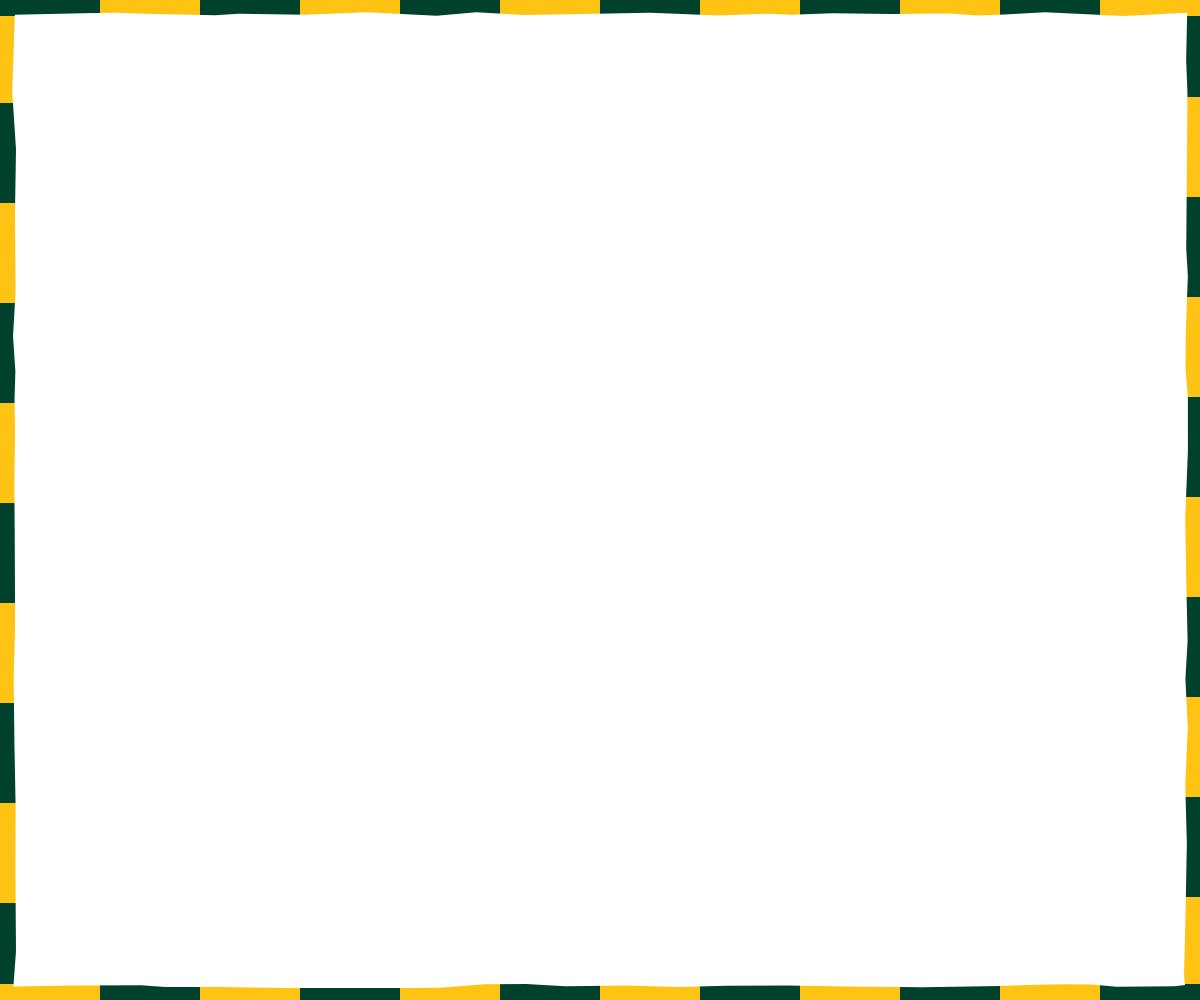
Frame 1 (no input)
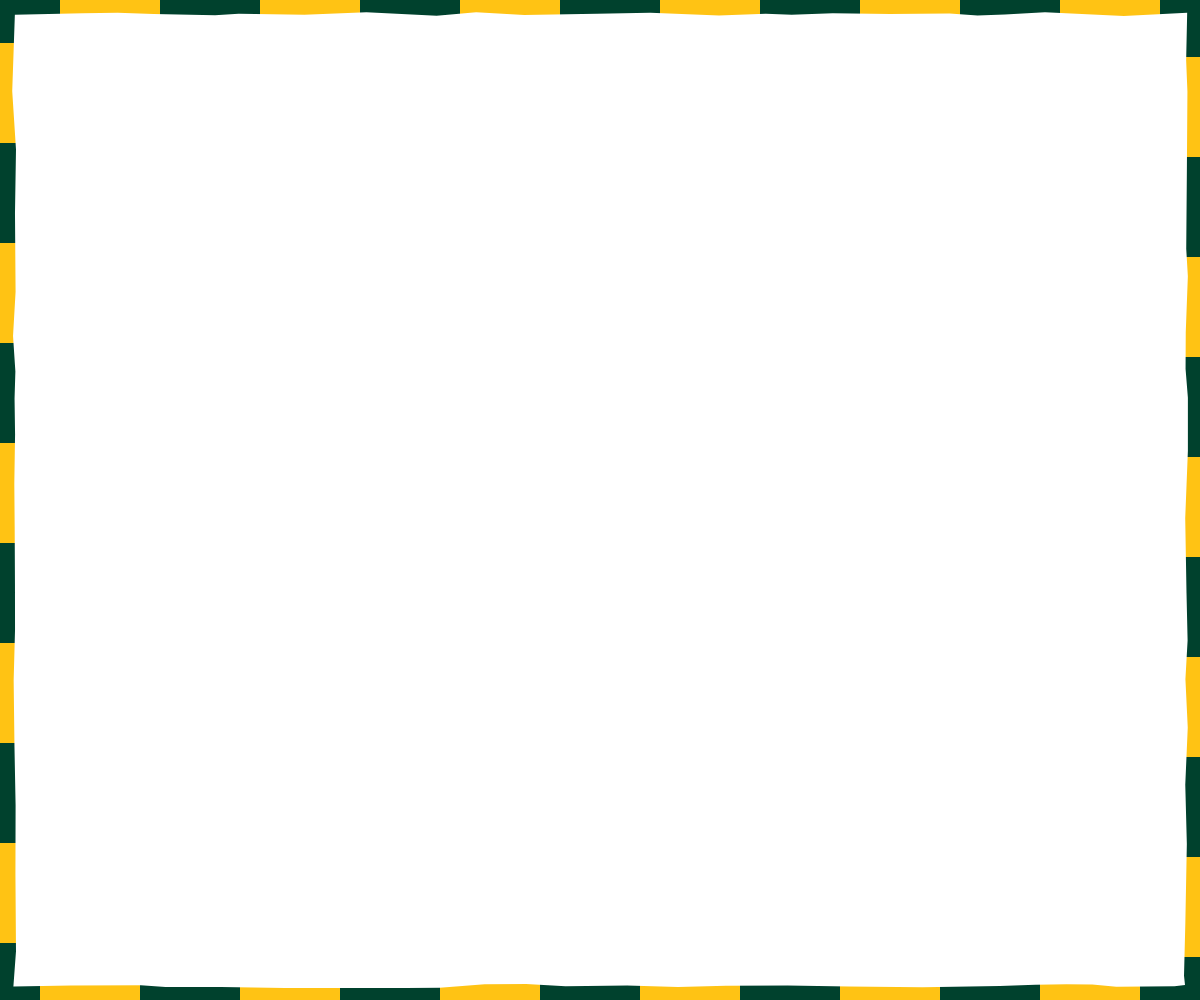
Frame 60 (no input)
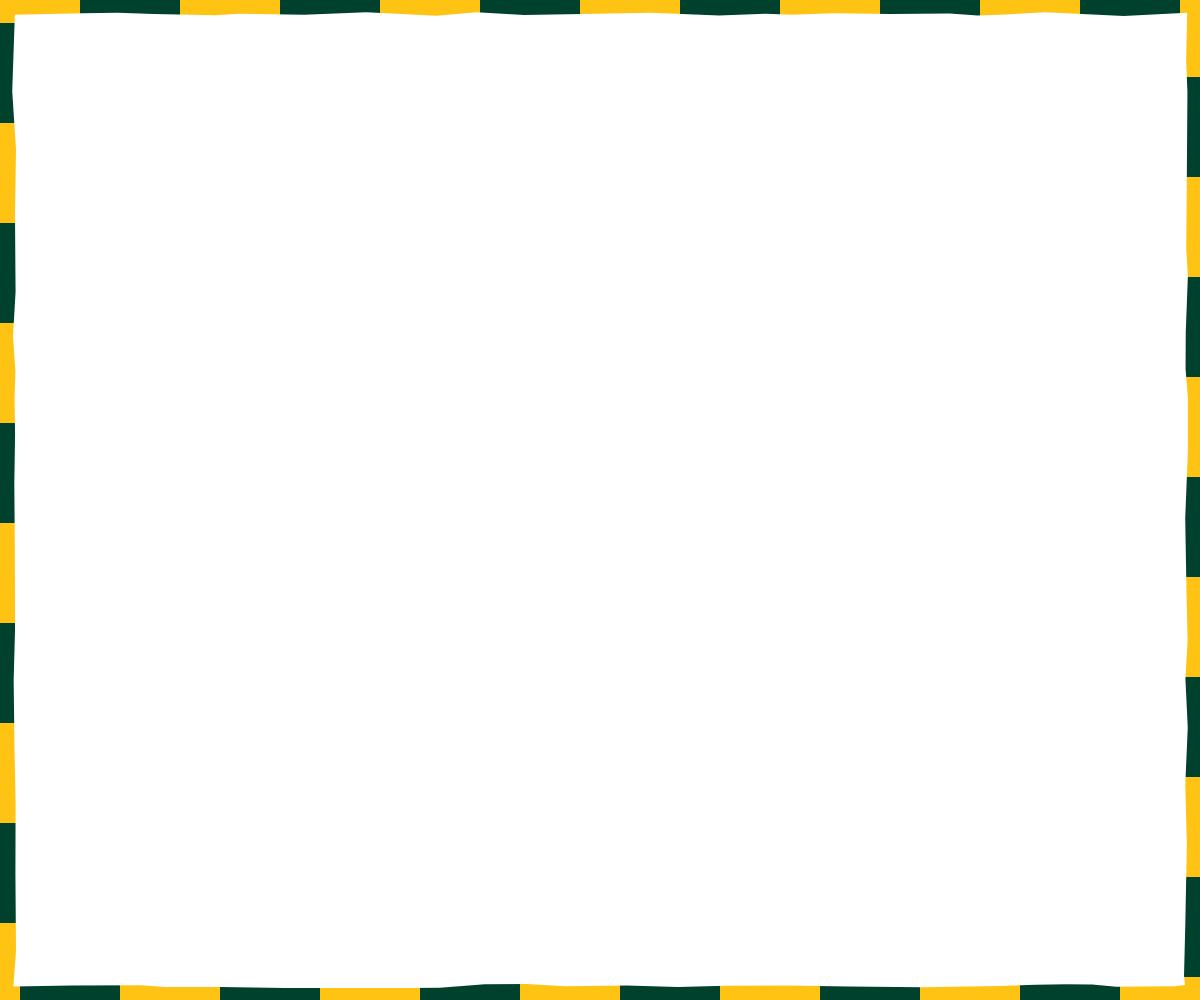
Frame 120 (the mouse pressed at the canvas centre since frame 60)

The p5.js sketch that drew these frames (run headless with seeded random() and noise() and a simulated clock; from frame 60 on, the mouse is pressed at the canvas centre):

// p5.js sketch
// ── sketch.js
const aapPath = document.querySelector(".brand__logo-aap path");
if (aapPath) {
  const basePath = aapPath.getAttribute("d") || "";
  const leftEyeStart = { x: 26.6906, y: 26.8904 };
  const rightEyeStart = { x: 51.3687, y: 20.9243 };
  const tolerance = 1;
  let pointerX = window.innerWidth / 2;
  let pointerY = window.innerHeight / 2;
  let targetX = pointerX;
  let targetY = pointerY;
  let framePending = false;
  const ease = 0.8;

  const clamp = (value, min, max) => Math.min(max, Math.max(min, value));
  const formatNumber = (value) => {
    const rounded = Math.round(value * 10000) / 10000;
    return rounded.toString();
  };
  const isEyeStart = (x, y) =>
    (Math.abs(x - leftEyeStart.x) < tolerance &&
      Math.abs(y - leftEyeStart.y) < tolerance) ||
    (Math.abs(x - rightEyeStart.x) < tolerance &&
      Math.abs(y - rightEyeStart.y) < tolerance);

  const offsetEyes = (pathData, offsetX, offsetY) => {
    const tokens = pathData.match(/[a-zA-Z]|-?\d*\.?\d+/g);
    if (!tokens) {
      return pathData;
    }
    const output = [];
    let command = "";
    let inEye = false;

    for (let i = 0; i < tokens.length; ) {
      const token = tokens[i];
      if (/^[a-zA-Z]$/.test(token)) {
        command = token;
        output.push(command);
        i += 1;
        if (command === "Z" || command === "z") {
          inEye = false;
        }
        continue;
      }

      if (command === "M" || command === "L") {
        const x = parseFloat(token);
        const y = parseFloat(tokens[i + 1]);
        if (command === "M" && isEyeStart(x, y)) {
          inEye = true;
        }
        output.push(
          formatNumber(inEye ? x + offsetX : x),
          formatNumber(inEye ? y + offsetY : y)
        );
        i += 2;
        continue;
      }

      if (command === "H") {
        const x = parseFloat(token);
        output.push(formatNumber(inEye ? x + offsetX : x));
        i += 1;
        continue;
      }

      if (command === "V") {
        const y = parseFloat(token);
        output.push(formatNumber(inEye ? y + offsetY : y));
        i += 1;
        continue;
      }

      output.push(token);
      i += 1;
    }

    return output.join(" ");
  };

  const updateEyes = () => {
    if (!basePath) {
      return;
    }
    const rect = aapPath.getBoundingClientRect();
    if (!rect.width || !rect.height) {
      return;
    }
    const centerX = rect.left + rect.width / 2;
    const centerY = rect.top + rect.height / 2;
    const maxX = Math.max(centerX, window.innerWidth - centerX);
    const maxY = Math.max(centerY, window.innerHeight - centerY);
    const dx = clamp((pointerX - centerX) / maxX, -1, 1);
    const dy = clamp((pointerY - centerY) / maxY, -1, 1);
    const offsetX = dx * 2.2;
    const offsetY = dy * 1.6;

    aapPath.setAttribute("d", offsetEyes(basePath, offsetX, offsetY));
  };

  const requestUpdate = () => {
    if (framePending) {
      return;
    }
    framePending = true;
    requestAnimationFrame(() => {
      framePending = false;
      const deltaX = targetX - pointerX;
      const deltaY = targetY - pointerY;
      pointerX += deltaX * ease;
      pointerY += deltaY * ease;
      updateEyes();
      if (Math.abs(deltaX) > 0.1 || Math.abs(deltaY) > 0.1) {
        requestUpdate();
      }
    });
  };

  const updatePointer = (event) => {
    targetX = event.clientX;
    targetY = event.clientY;
    requestUpdate();
  };

  window.addEventListener("pointermove", updatePointer);
  window.addEventListener("pointerdown", updatePointer);
  window.addEventListener("resize", requestUpdate);
  requestUpdate();
}

// ── carousel.js
const images = [
  { src: "assets/beeld1.webp", position: "center 75%" },
  { src: "assets/beeld2.webp", position: "center 70%" },
  { src: "assets/beeld3.webp", position: "center center" },
  { src: "assets/beeld4.webp", position: "center center" },
  { src: "assets/beeld5.webp", position: "center center" }
];

const stage = document.getElementById("carousel-stage");

const preloadImages = (sources) => {
  sources.forEach(({ src }) => {
    const img = new Image();
    img.src = src;
  });
};

const createLayer = () => {
  const layer = document.createElement("div");
  layer.className = "carousel__layer";
  stage.appendChild(layer);
  return layer;
};

const getIndexForX = (x, width, total) => {
  const clamped = Math.min(Math.max(0, x), width - 1);
  return Math.min(total - 1, Math.floor(clamped / (width / total)));
};

if (stage) {
  preloadImages(images);

  const layers = [createLayer(), createLayer()];
  const total = images.length;
  let currentIndex = 0;
  let activeLayer = 0;

  const setIndex = (index) => {
    if (index === currentIndex) {
      return;
    }

    const nextLayer = activeLayer === 0 ? 1 : 0;
    const image = images[index];
    layers[nextLayer].style.backgroundImage = `url("${image.src}")`;
    layers[nextLayer].style.backgroundPosition =
      image.position || "center center";
    layers[nextLayer].classList.add("is-active");
    layers[activeLayer].classList.remove("is-active");
    activeLayer = nextLayer;
    currentIndex = index;
  };

  const updateFromEvent = (event) => {
    if (event.target && event.target.closest(".contact")) {
      return;
    }
    const rect = stage.getBoundingClientRect();
    const index = getIndexForX(event.clientX - rect.left, rect.width, total);
    setIndex(index);
  };

  layers[0].style.backgroundImage = `url("${images[0].src}")`;
  layers[0].style.backgroundPosition =
    images[0].position || "center center";
  layers[0].classList.add("is-active");

  stage.addEventListener("pointermove", updateFromEvent);
  stage.addEventListener("pointerdown", updateFromEvent);
}

// ── p5-border.js
let border = 10;
let stripeTarget = 200;
let stepMs = 500;
let stepFraction = 0.2;
let depthMin = 2;
let depthMax = 6;
let segmentMin = 20;
let segmentMax = 80;
let c1 = "#00412D";
let c2 = "#FFC314";
let leftShift = 3;
let rightShift = -3;

let stripe = stripeTarget;
let halfStripe = stripe / 2;
let band = border + depthMax;
let jagged = null;

const buildEdge = (length, startDepth, endDepth) => {
  const points = [];
  let pos = 0;
  points.push({ pos, depth: startDepth });
  while (pos < length) {
    pos += random(segmentMin, segmentMax);
    if (pos >= length) {
      pos = length;
    }
    const depth = pos === length ? endDepth : random(depthMin, depthMax);
    points.push({ pos, depth });
  }
  return points;
};

const generateJagged = () => {
  const corners = {
    tl: random(depthMin, depthMax),
    tr: random(depthMin, depthMax),
    br: random(depthMin, depthMax),
    bl: random(depthMin, depthMax)
  };

  const innerLeft = border;
  const innerTop = border;
  const innerRight = width - border;
  const innerBottom = height - border;

  const topStartX = innerLeft + corners.tl;
  const topEndX = innerRight - corners.tr;
  const topLen = Math.max(0, topEndX - topStartX);

  const rightStartY = innerTop + corners.tr;
  const rightEndY = innerBottom - corners.br;
  const rightLen = Math.max(0, rightEndY - rightStartY);

  const bottomStartX = innerLeft + corners.bl;
  const bottomEndX = innerRight - corners.br;
  const bottomLen = Math.max(0, bottomEndX - bottomStartX);

  const leftStartY = innerTop + corners.tl;
  const leftEndY = innerBottom - corners.bl;
  const leftLen = Math.max(0, leftEndY - leftStartY);

  const top = buildEdge(topLen, corners.tl, corners.tr).map(({ pos, depth }) => ({
    x: topStartX + pos,
    y: border + depth
  }));
  const right = buildEdge(rightLen, corners.tr, corners.br).map(({ pos, depth }) => ({
    x: width - border - depth,
    y: rightStartY + pos
  }));
  const bottom = buildEdge(bottomLen, corners.bl, corners.br).map(({ pos, depth }) => ({
    x: bottomStartX + pos,
    y: height - border - depth
  }));
  const left = buildEdge(leftLen, corners.tl, corners.bl).map(({ pos, depth }) => ({
    x: border + depth,
    y: leftStartY + pos
  }));

  bottom.reverse();
  left.reverse();

  return { top, right, bottom, left };
};

const updateStripe = () => {
  const perimeter = 2 * (width + height);
  const halfTarget = stripeTarget / 2;
  let halfCount = Math.round(perimeter / halfTarget);
  halfCount = Math.max(8, halfCount);
  if (halfCount % 2 !== 0) {
    halfCount += 1;
  }
  halfStripe = perimeter / halfCount;
  stripe = halfStripe * 2;
  band = border + depthMax;
};

const drawSegment = (side, start, length, color) => {
  fill(color);
  if (side === "top") {
    rect(start, 0, length, band);
    return;
  }
  if (side === "right") {
    rect(width - band, start + rightShift, band, length);
    return;
  }
  if (side === "bottom") {
    rect(width - start - length, height - band, length, band);
    return;
  }
  rect(0, height - start - length + leftShift, band, length);
};

const drawSide = (side, length, startDist, phase) => {
  let s = 0;
  const d0 = startDist - phase;
  let offset = d0 % stripe;
  if (offset < 0) {
    offset += stripe;
  }
  let useC1 = offset < halfStripe;
  let segLen = useC1 ? halfStripe - offset : stripe - offset;

  while (s < length) {
    const len = Math.min(segLen, length - s);
    drawSegment(side, s, len, useC1 ? c1 : c2);
    s += len;
    useC1 = !useC1;
    segLen = halfStripe;
  }
};

const drawStripes = (phase) => {
  const startTop = 0;
  const startRight = width;
  const startBottom = width + height;
  const startLeft = width + height + width;

  drawSide("right", height, startRight, phase);
  drawSide("left", height, startLeft, phase);
  drawSide("top", width, startTop, phase);
  drawSide("bottom", width, startBottom, phase);
};

const drawMask = () => {
  fill(255);
  beginShape();
  jagged.top.forEach((point) => vertex(point.x, point.y));
  jagged.right.forEach((point) => vertex(point.x, point.y));
  jagged.bottom.forEach((point) => vertex(point.x, point.y));
  jagged.left.forEach((point) => vertex(point.x, point.y));
  endShape(CLOSE);
};

const recalc = () => {
  updateStripe();
  jagged = generateJagged();
};

function setup() {
  const canvas = createCanvas(windowWidth, windowHeight);
  const parent = document.getElementById("p5-border");
  if (parent) {
    canvas.parent(parent);
  }
  noStroke();
  frameRate(30);
  recalc();
}

function draw() {
  clear();
  const stepIndex = Math.floor(millis() / stepMs);
  const phase = stepIndex * (stripe * stepFraction);
  drawStripes(phase);
  erase();
  drawMask();
  noErase();
}

function windowResized() {
  resizeCanvas(windowWidth, windowHeight);
  recalc();
}

// ── style.css
@font-face {
  font-family: "BeckerEgyptian";
  src: url("assets/BeckerGothics-Egyptian.ttf") format("truetype");
}

:root {
  --c1: #E0592A;
  --c2: #006432;
}

html,
body {
  width: 100%;
  height: 100%;
  margin: 0;
}

body {
  background: #000;
  overflow: hidden;
  font-family: "BeckerEgyptian", "Times New Roman", serif;
}

.carousel {
  position: relative;
  width: 100vw;
  height: 100vh;
  pointer-events: auto;
}

.carousel__overlay {
  position: absolute;
  inset: 0;
  display: flex;
  flex-direction: column;
  align-items: center;
  justify-content: center;
  gap: clamp(12px, 2.4vh, 24px);
  transform: translateY(0vh);
  z-index: 2;
  pointer-events: none;
}

.carousel__layer {
  position: absolute;
  inset: 0;
  background-size: cover;
  background-position: center;
  pointer-events: none;
  opacity: 0;
  transition: opacity 120ms ease-out;
}

.carousel__layer.is-active {
  opacity: 0.8;
}

.brand {
  display: flex;
  flex-direction: column;
  align-items: center;
  gap: clamp(10vh, 3vh, 32px);
  --logo-width: min(46vw, 66vh);
  --aap-size: 11%;
  --aap-left: 54.5%;
  --aap-top: 63%;
  width: var(--logo-width);
}

.brand__slogan {
  width: 60%;
  max-width: 100%;
  height: auto;
  display: block;
  position: relative;
  top: 10px;
  color: #FAB432;
}

.brand__logo {
  position: relative;
  width: 100%;
}

.brand__logo-base {
  width: 100%;
  height: auto;
  display: block;
}

.brand__logo-aap {
  position: absolute;
  width: var(--aap-size);
  height: auto;
  left: var(--aap-left);
  top: var(--aap-top);
  transform: translate(-50%, -50%);
}

.contact {
  display: flex;
  align-items: center;
  justify-content: center;
  gap: 12px;
  width: 80%;
  max-width: 80vw;
  margin-top: clamp(40px, 3vh, 36px);
  font-size: 20px;
  letter-spacing: 0.08em;
  text-transform: uppercase;
  color: #FAB432;
  pointer-events: auto;
  text-align: center;
}

.contact__link {
  text-decoration: none;
  display: inline-block;
  padding: 10px 14px;
  color: inherit;
  font: inherit;
  letter-spacing: inherit;
  text-transform: inherit;
  cursor: pointer;
  position: relative;
  --hover-image: none;
}

.contact__link::before {
  content: "";
  position: absolute;
  left: 50%;
  bottom: 100%;
  width: 48px;
  height: 58px;
  background: var(--hover-image) center / contain no-repeat;
  opacity: 0;
  transform: translate(-50%, -10px);
  transition: none;
  pointer-events: none;
}

.contact__link:hover::before,
.contact__link:focus-visible::before {
  opacity: 1;
  transform: translate(-50%, -15px);
}

.contact__link--email {
  --hover-image: url("assets/hover-email.svg");
}

.contact__link--instagram {
  --hover-image: url("assets/hover-instagram.svg");
}

.contact__link--boomaap {
  --hover-image: url("assets/hover-dannyallards.svg");
}

.contact__dot {
  font-size: 1.2em;
  line-height: 1;
  cursor: default;
}

@media (max-width: 700px), (hover: none) and (pointer: coarse) {
  .carousel__logo {
    width: min(70vw, 60vh);
    max-height: 42vh;
  }

  .contact {
    flex-direction: column;
    gap: 8px;
  }

  .contact__dot {
    display: none;
  }
}

@media (max-height: 700px) {
  .carousel__overlay {
    transform: translateY(2vh);
    gap: clamp(10px, 2vh, 18px);
  }
}
